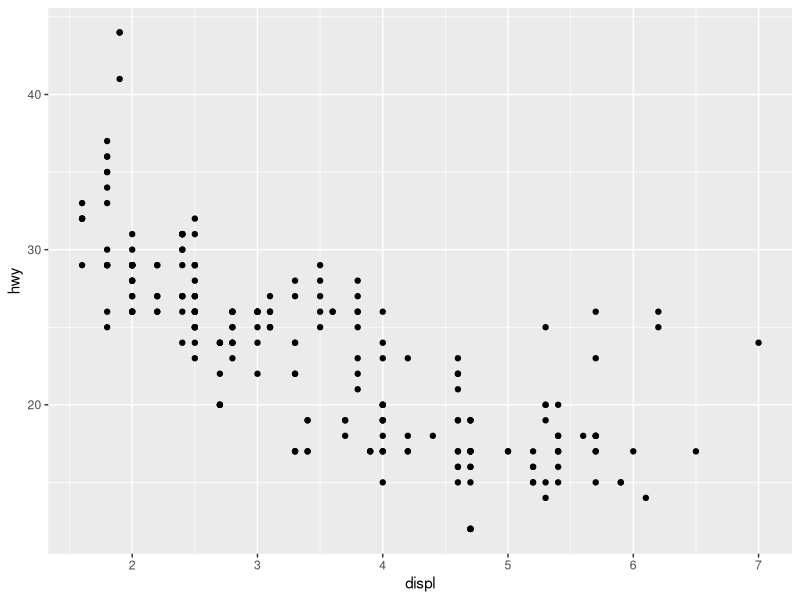
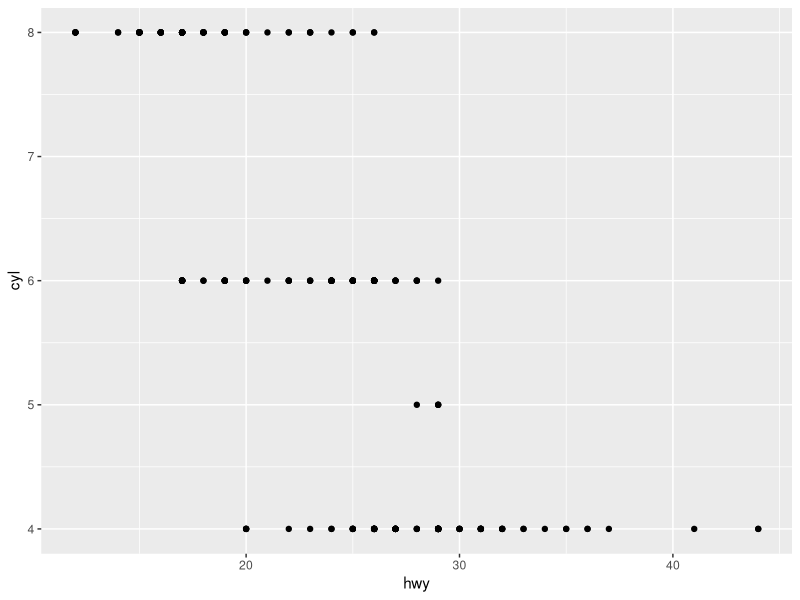
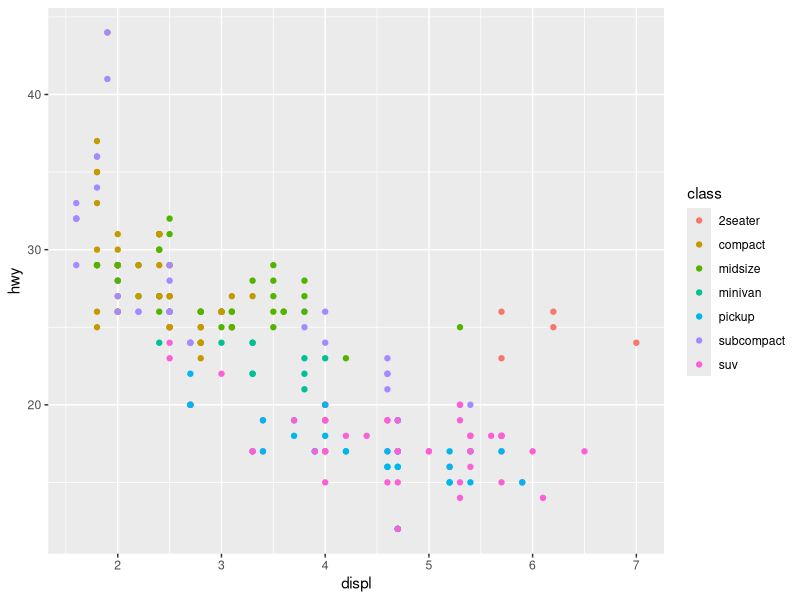
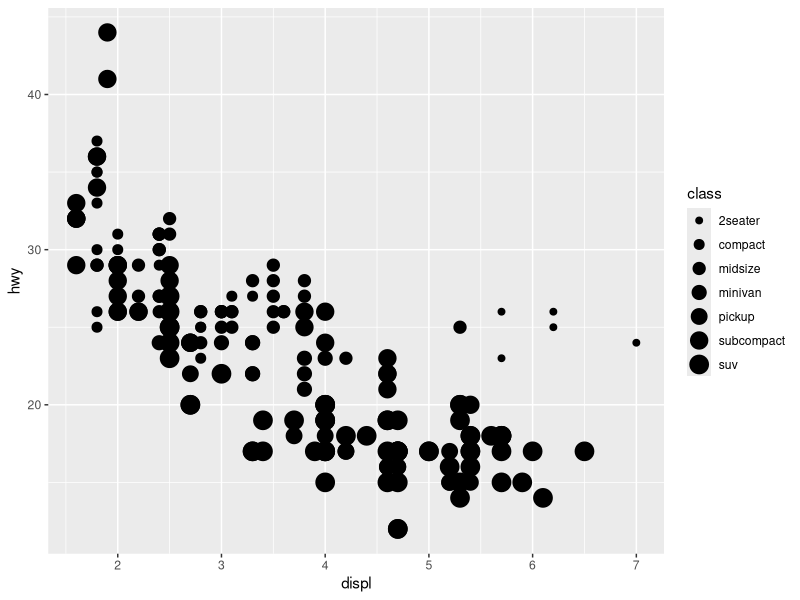
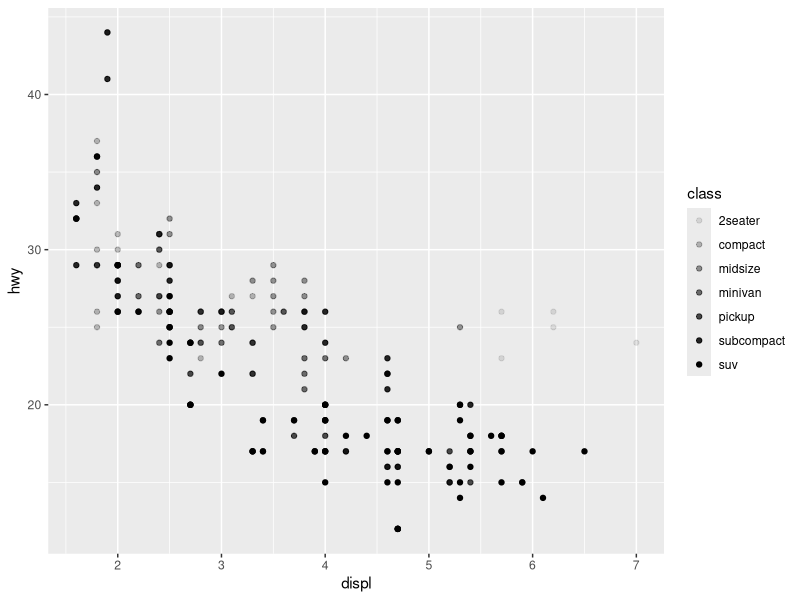
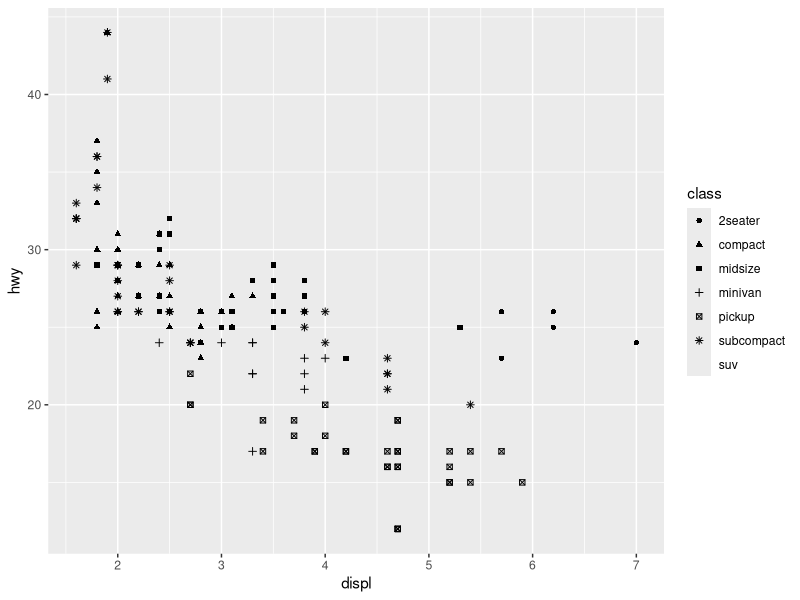
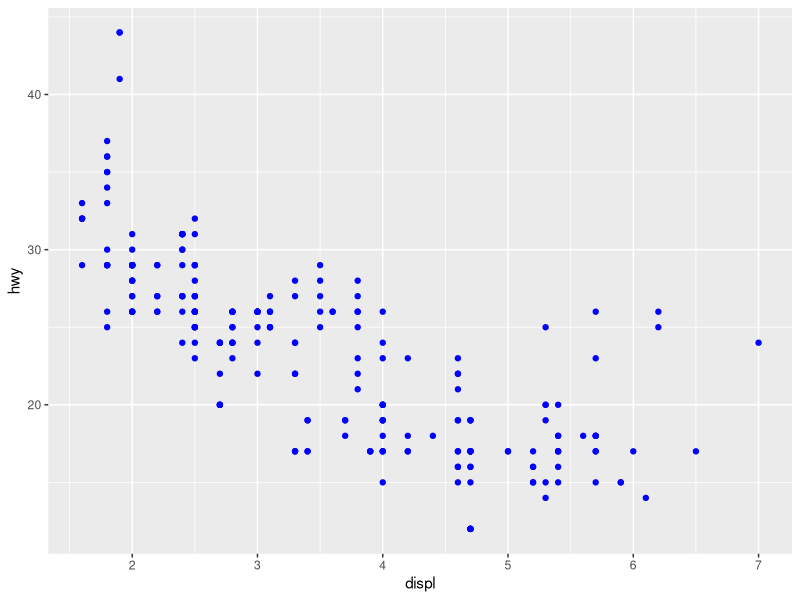
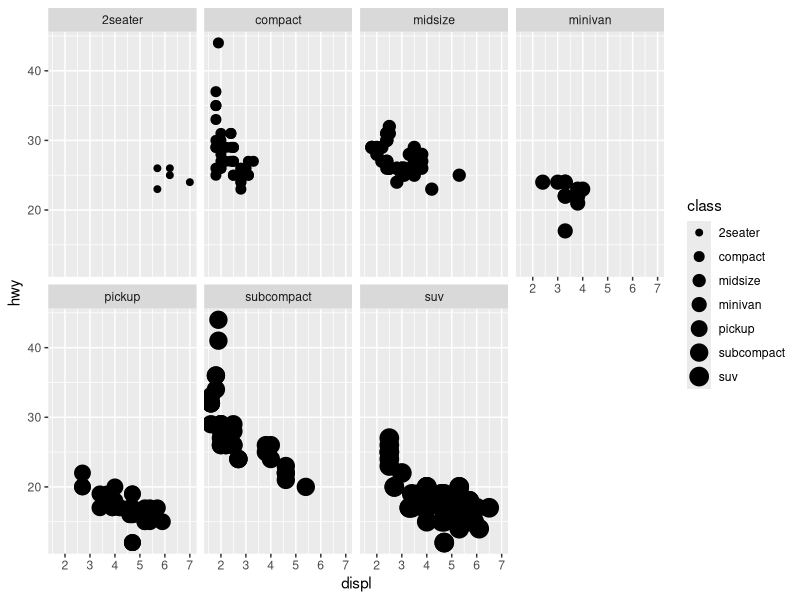

Generate these figures, in order, with R: (Note: this script raises an error after producing the figures.)
#R for Data Science - Hadley Wickham
#Script author: William  Morgan

##### Chapter 3: Data Visualization #####

#Objectives -
#This is the beginning of a set of scripts walking through Hadley Wickham's book;
#It is meant to be a personal guide for learning R as I progress through the chapters and as a reference for any other students of R

#Notes -
#Some sections of the chapter may be skipped due to length or if I'm feeling particularly lazy
#########################################

### Section 3.2: First Steps ###
library('tidyverse')

#Take a peek at the structure of the mpg data set contained in ggplot2
ggplot2::mpg 

#Let's begin with a plot of fuel efficiency against engine size
ggplot(data = mpg) + #tell ggplot the data set it is using 
  geom_point(mapping = aes(x = displ, y = hwy)) #add a layer of points to the plot with a mapping and specified points

#Generalize the above code so you can remember it later
#ggplot(data = <DATA>) + 
#   <GEOM_FN>(mapping = aes(<MAPPINGS>))
#

#Practice making a scatterplot of hwy vs cyl
ggplot(data = mpg) + 
  geom_point(mapping = aes(x = hwy, y = cyl))


### Section 3.3: Aesthetic Mappings ###
#Definition - Aesthetic
#an aesthetic is a visual property of the objects in a plot
#this can include the size, shape, or color of your points

#Add some pizazz to the original aesthetic we created with the fuel efficieny graph
ggplot(data = mpg) +
  geom_point(mapping = aes(x = displ, y = hwy, color = class)) #the color is automatically set and unique to each class of vehicle

#Instead of setting color according to class, try setting size instead
ggplot(data = mpg) +
  geom_point(mapping = aes(x = displ, y = hwy, size = class)) 

#alpha (transparency) and shape can also be set according to class
ggplot(data = mpg) +
  geom_point(mapping = aes(x = displ, y = hwy, alpha = class)) 

ggplot(data = mpg) +
  geom_point(mapping = aes(x = displ, y = hwy, shape = class)) 

#We can also set the aesthetic properties of the plot within the geom function
ggplot(data = mpg) +
  geom_point(mapping = aes(x = displ, y = hwy), color = 'blue') 


### Section 3.5: Facets ###
#You can split your plot into facets, which can be particularly useful for factor variables

#To facet your plot by a single variable, add facet_wrap the the original ggplot() command
ggplot(data = mpg) +
  geom_point(mapping = aes(x = displ, y = hwy, size = class)) +
  facet_wrap(~ class, nrow = 2) #make sure you're putting in a discrete variable

#To facet your plot on a combination of variables, add facet_grid() to the plot call
ggplot(data = mpg) +
  geom_point(mapping = aes(x = displ, y = hwy)) +
  facet_grid(drv ~ cyl)

### Section 3.6 Geometric Objects ###
#A geom is the geometrical object that is used to plot the points in your graph
  #scatterplots use geom_point(), bar charts use bar geoms, etc.

#show the differences between geom_point and geom_line
ggplot(data = mpg) + 
  geom_point(mapping = aes(x=displ, y=hwy))

ggplot(data = mpg) + 
  geom_smooth(mapping = aes(x=displ, y=hwy))

#keep in mind that certain not all aesthetics work with each geom
ggplot(data = mpg) + 
  geom_point(mapping = aes(x=displ, y=hwy, linetype=drv)) #linetype = '' is automatically ignored

#linetype can be split and color coded by a chosen variable
ggplot(data = mpg) + 
  geom_smooth(mapping = aes(x=displ, y=hwy, linetype=drv)) 

#if you just want to group without coloring, use the group = '' argument
ggplot(data = mpg) + 
  geom_smooth(mapping = aes(x=displ, y=hwy, group=drv)) 

#you can layer several geometric objects
ggplot(data = mpg) + 
  geom_point(mapping = aes(x=displ, y=hwy, color = drv)) + 
  geom_smooth(mapping = aes(x=displ, y=hwy, color=drv))

#To clean up our code, pass the mapping argument through ggplot()
ggplot(data = mpg, mapping = aes(x=displ, y=hwy, color=drv)) + 
  geom_point() + 
  geom_smooth()

#Putting a mapping in a geom will treat it as a local mapping for the current layer
ggplot(data = mpg, mapping = aes(x = displ, y = hwy)) + 
  geom_point(mapping = aes(color = class)) + 
  geom_smooth()

ggplot(data = mpg, mapping = aes(x = displ, y = hwy)) + 
  geom_point(mapping = aes(color = class)) +
  geom_smooth(data = filter(mpg, class == "subcompact"), se = FALSE) #observe how all class points are plotted, but the line is only for subcompact cars

#Practice graphs to replicate
ggplot(data = mpg, mapping = aes(x = displ, y = hwy)) + #top-left
  geom_point(stroke = 3) +
  geom_smooth(color = 'blue', se= F)

ggplot(data = mpg) + #top-right
  geom_point(mapping = aes(x = displ, y = hwy), stroke = 2.5) +
  geom_smooth(mapping = aes(x = displ, y = hwy, group = drv), se = FALSE)

ggplot(data = mpg, mapping = aes(x = displ, y = hwy, color = drv)) + #mid-left
  geom_point() +
  geom_smooth(se = F)

ggplot(data = mpg) + #mid-right
  geom_smooth(mapping = aes(x = displ, y = hwy), se = F) + 
  geom_point(mapping = aes(x = displ, y = hwy, color = drv))

ggplot(data = mpg) + #bottom-left
  geom_smooth(mapping = aes(x = displ, y = hwy, linetype = drv), se = F) + 
  geom_point(mapping = aes(x = displ, y = hwy, color = drv))

#I don't feel like doing the bottom right so suck it up

### Section 3.7: Statistical Transformations ###
#Definition - stat
  #A stat is an algorithm that is used to transform the data when making a graph
  #histograms do this when they count the num_obs in the bins

#check which stat a geom might by looking at the default on the geom's documentation
  #stats can usually be used interchangeably with the geom's that use them


### Section 3.8: Position Adjustments ###
#Coloring a bar chart can be done with color = '' (outline) or fill = '' (fills the bar) in the aesthetic
ggplot(data = diamonds) + 
  geom_bar(mapping = aes(x = cut, color = cut)) 

ggplot(data = diamonds) + 
  geom_bar(mapping = aes(x = cut, fill = cut)) 

#fill can also be attributed to another variable in order to stack each bar
ggplot(data = diamonds) + 
  geom_bar(mapping = aes(x = cut, fill = clarity))

#if you don't want to stack but still want the fill, change the position argument of the geom
ggplot(data = diamonds, mapping = aes(x = cut, fill = clarity)) + 
  geom_bar(alpha = 1/5, position = "identity") #places each object exactly where it falls in the context of the graph (notice transparency to reduce overlapping)

ggplot(data = diamonds, mapping = aes(x = cut, color = clarity)) + 
  geom_bar(fill = NA, position = "identity") #reduces overlapping by getting rid of fill

#position = 'fill' is like stacking, but equalizes the height of each bar
ggplot(data = diamonds) + 
  geom_bar(mapping = aes(x = cut, fill = clarity), position = 'fill')

#position = 'dodge' places overlapping objects beside each other
ggplot(data = diamonds) + 
  geom_bar(mapping = aes(x = cut, fill = clarity), position = 'dodge')

#sometimes, bar graphs can hide overlapping points and conceal clumps of data
  #use position = 'jitter' to slightly add some noise to each point to reveal clumps again
ggplot(data = diamonds) + 
  geom_point(mapping = aes(x = displ, y = hwy), position = 'jitter')


### Section 3.9: Coordinate Systems ###
#coord_flip() switches the x and y axes 
#coord_quickmap() automatically sets the aspect ratio correctly for maps (important for spatial data) 
#coor_polar() uses polar coordinates

### Section 3.10: The layered grammar of graphing (Chapter review) ###

#We now have a basic working template for graphing with ggplot2

#ggplot(data = <DATA>) + 
#  <GEOM_FUNCTION>(
#    mapping = aes(<MAPPINGS>),
#    stat = <STAT>, 
#    position = <POSITION>
#  ) +
#  <COORDINATE_FUNCTION> +
#  <FACET_FUNCT
